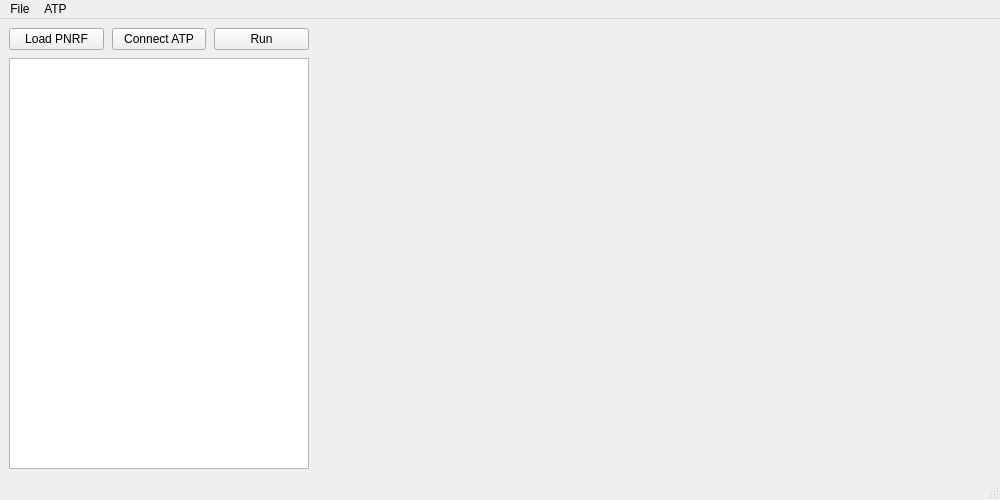
<?xml version="1.0" encoding="UTF-8"?>
<ui version="4.0">
 <class>MainWindow</class>
 <widget class="QMainWindow" name="MainWindow">
  <property name="geometry">
   <rect>
    <x>0</x>
    <y>0</y>
    <width>1000</width>
    <height>500</height>
   </rect>
  </property>
  <property name="windowTitle">
   <string>PNRF ATP Simulation</string>
  </property>
  <widget class="QWidget" name="centralwidget">
   <layout class="QHBoxLayout" name="horizontalLayout">
    <item>
     <widget class="QWidget" name="widget" native="true">
      <property name="minimumSize">
       <size>
        <width>100</width>
        <height>0</height>
       </size>
      </property>
      <property name="maximumSize">
       <size>
        <width>300</width>
        <height>16777215</height>
       </size>
      </property>
      <layout class="QVBoxLayout" name="verticalLayout">
       <property name="spacing">
        <number>8</number>
       </property>
       <property name="leftMargin">
        <number>0</number>
       </property>
       <property name="topMargin">
        <number>0</number>
       </property>
       <property name="rightMargin">
        <number>0</number>
       </property>
       <property name="bottomMargin">
        <number>0</number>
       </property>
       <item>
        <layout class="QHBoxLayout" name="horizontalLayout_2">
         <item>
          <widget class="QPushButton" name="pushButton_LoadFile">
           <property name="text">
            <string>Load PNRF</string>
           </property>
          </widget>
         </item>
         <item>
          <widget class="QPushButton" name="pushButton_Connect_ATP">
           <property name="text">
            <string>Connect ATP</string>
           </property>
          </widget>
         </item>
         <item>
          <widget class="QPushButton" name="pushButton_ATP_Run">
           <property name="text">
            <string>Run</string>
           </property>
          </widget>
         </item>
        </layout>
       </item>
       <item>
        <widget class="QTextEdit" name="textEdit"/>
       </item>
      </layout>
     </widget>
    </item>
    <item>
     <widget class="QCustomPlot" name="customPlot" native="true">
      <property name="sizePolicy">
       <sizepolicy hsizetype="Preferred" vsizetype="Preferred">
        <horstretch>0</horstretch>
        <verstretch>0</verstretch>
       </sizepolicy>
      </property>
     </widget>
    </item>
   </layout>
  </widget>
  <widget class="QMenuBar" name="menubar">
   <property name="geometry">
    <rect>
     <x>0</x>
     <y>0</y>
     <width>1000</width>
     <height>21</height>
    </rect>
   </property>
   <widget class="QMenu" name="menupnrf_File">
    <property name="title">
     <string>File</string>
    </property>
    <addaction name="actionLoad_file"/>
    <addaction name="actionClear_file"/>
   </widget>
   <widget class="QMenu" name="menuATP">
    <property name="title">
     <string>ATP</string>
    </property>
    <addaction name="actionSettings"/>
    <addaction name="separator"/>
    <addaction name="actionConnect"/>
    <addaction name="actionStart"/>
    <addaction name="separator"/>
    <addaction name="actionRebuild_ATP"/>
   </widget>
   <addaction name="menupnrf_File"/>
   <addaction name="menuATP"/>
  </widget>
  <widget class="QStatusBar" name="statusbar">
   <property name="enabled">
    <bool>true</bool>
   </property>
  </widget>
  <action name="actionLoad_file">
   <property name="text">
    <string>Load PNRF File</string>
   </property>
  </action>
  <action name="actionClear_file">
   <property name="text">
    <string>Clear PNRF File</string>
   </property>
  </action>
  <action name="actionSettings">
   <property name="text">
    <string>Settings</string>
   </property>
  </action>
  <action name="actionConnect">
   <property name="checkable">
    <bool>true</bool>
   </property>
   <property name="text">
    <string>Connect</string>
   </property>
  </action>
  <action name="actionStart">
   <property name="text">
    <string>Start</string>
   </property>
  </action>
  <action name="actionSettings_2">
   <property name="text">
    <string>Settings</string>
   </property>
  </action>
  <action name="actionShow_Graphics">
   <property name="checkable">
    <bool>true</bool>
   </property>
   <property name="text">
    <string>Show Graphics</string>
   </property>
  </action>
  <action name="actionRebuild_ATP">
   <property name="text">
    <string>Rebuild ATP</string>
   </property>
  </action>
 </widget>
 <customwidgets>
  <customwidget>
   <class>QCustomPlot</class>
   <extends>QWidget</extends>
   <header location="global">qcustomplot.h</header>
   <container>1</container>
  </customwidget>
 </customwidgets>
 <resources/>
 <connections/>
</ui>
